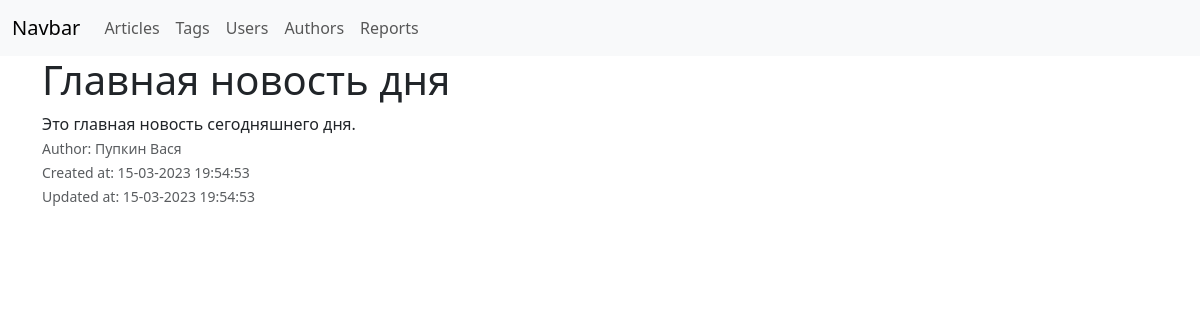
/articles/1, run on the app's committed database.
### blog/models.py (models this page shows, shortened)
class Article(db.Model):
    __tablename__ = 'articles'
    id = Column(db.Integer, primary_key=True)
    author_id = Column(db.Integer, ForeignKey('authors.id'), nullable=False)
    title = Column(db.String(255))
    text = Column(db.Text)
    created_at = Column(db.DateTime, default=datetime.utcnow)
    updated_at = Column(db.DateTime, default=datetime.utcnow,
                        onupdate=datetime.utcnow)
    author = relationship('Author', back_populates='article')
    tags = relationship(
        'Tag', secondary=articale_tag_associations_table, back_populates='articles')

### blog/articles/views.py (the view)
@article.route('/<int:pk>')
def get_article(pk: int):
    try:
        selected_artical: Article = Article.query.filter_by(id=pk).options(joinedload(Article.tags)).one_or_none()
        if not selected_artical:
            raise NotFound(f"Article #{pk} doesn't exist!")
        author_row = Author.query.filter_by(id=selected_artical.author_id).one_or_none()
        if author_row != None:
            name_user =f'{ author_row.user.first_name} { author_row.user.last_name}'
        else:
            name_user = 'None'
    except KeyError:
         return redirect(
            '/articles/'
        )
    return  render_template(
        'articles/details.html',
        article_object = selected_artical,
        name_user = name_user
    )

### blog/templates/articles/details.html (shortened to what this page needs)
{% extends 'base.html' %}
{% block body %}
    <div class="row">
        <h1>{{ article_object.title }}</h1>
    </div>
    <div class="row">
        <div class="col-md-12">{{ article_object.text }}</div>
    </div>
    <div class="row">
        <div class="col-6">
            <div><small class="text-muted">Author: {{name_user}} </small></div>
            <div><small class="text-muted">Created at: {{ article_object.created_at.strftime('%d-%m-%Y %H:%M:%S') }}</small></div>
            <div><small class="text-muted">Updated at: {{ article_object.updated_at.strftime('%d-%m-%Y %H:%M:%S') }}</small></div>
        </div>
        <div class="col-6">
        </div>
    </div>
{% endblock %}

### data on the page
Article: title "Главная новость дня", text "Это главная новость сегодняшнего дня.", created_at "15-03-2023 19:54:53", updated_at "15-03-2023 19:54:53"

### other printed values
{{ name_user }} "Пупкин Вася"
